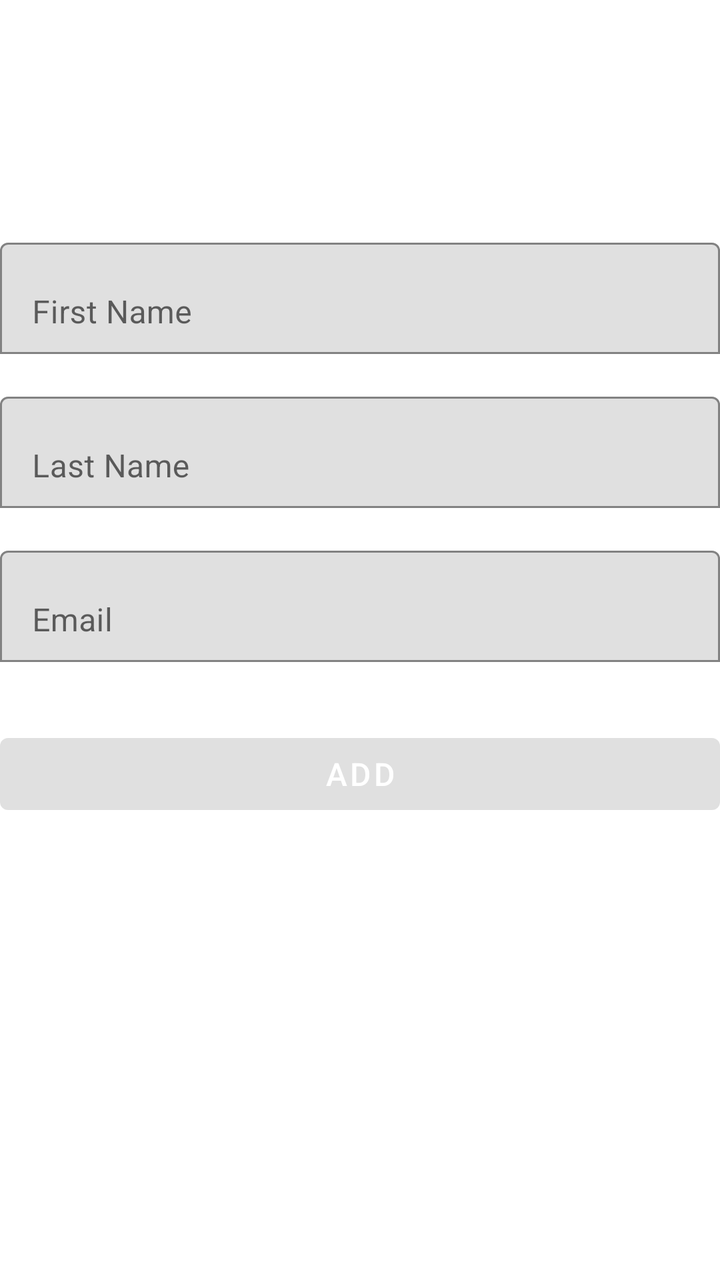
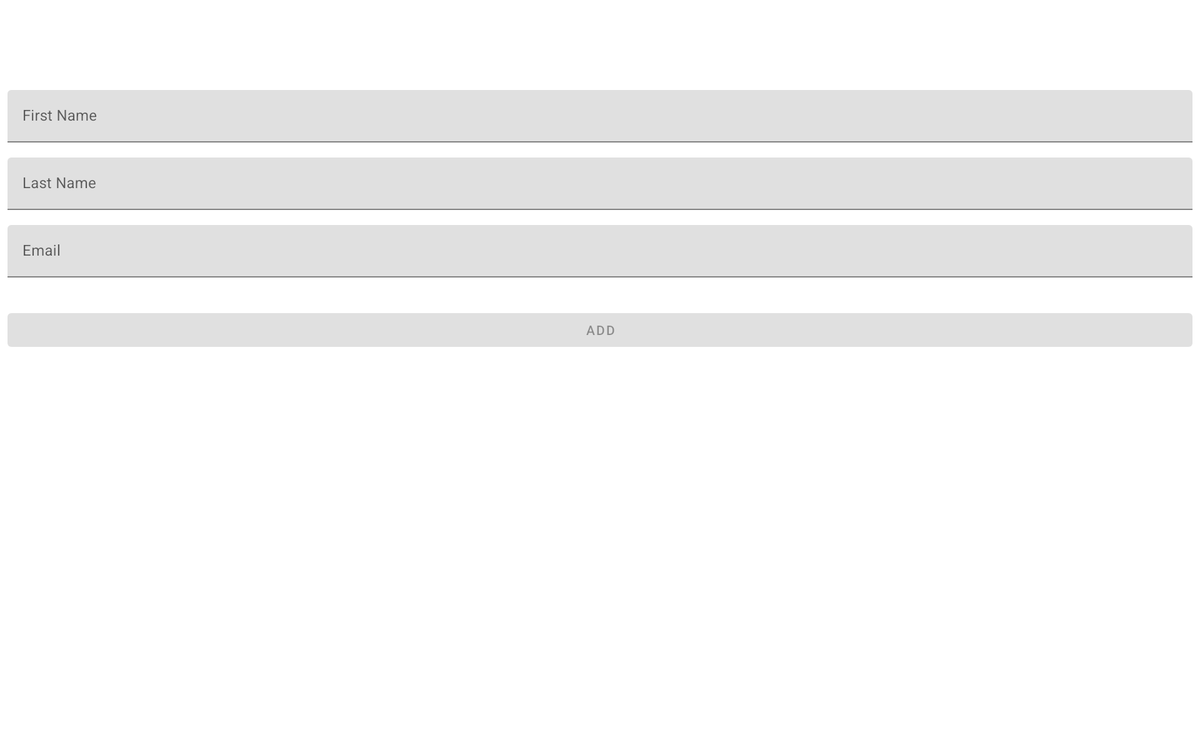

Compare how this app lays out the same screen by default and in its alternative resource folder. The renders come first, then the two layout files and the values they reference.
<!-- AndroidManifest.xml: activity theme Theme.UserManagement -->
<!-- res/layout/activity_add_user.xml -->
<?xml version="1.0" encoding="utf-8"?>
<androidx.constraintlayout.widget.ConstraintLayout xmlns:android="http://schemas.android.com/apk/res/android"
    xmlns:app="http://schemas.android.com/apk/res-auto"
    xmlns:tools="http://schemas.android.com/tools"
    android:id="@+id/container"
    android:layout_width="match_parent"
    android:layout_height="match_parent"
    tools:context=".ui.add_user.AddUserActivity">

    <LinearLayout
        android:id="@+id/progressBarLayout"
        android:layout_width="match_parent"
        android:layout_height="wrap_content"
        app:layout_constraintEnd_toEndOf="parent"
        app:layout_constraintStart_toStartOf="parent"
        app:layout_constraintTop_toTopOf="parent">
        <com.google.android.material.progressindicator.LinearProgressIndicator
            android:id="@+id/loading"
            android:visibility="invisible"
            android:layout_width="match_parent"
            android:layout_height="wrap_content"
            android:indeterminate="true" />
    </LinearLayout>

    <androidx.constraintlayout.widget.ConstraintLayout
        android:layout_width="match_parent"
        android:layout_height="wrap_content"
        android:layout_marginTop="16dp"
        android:id="@+id/fieldsLayout1"
        android:paddingLeft="@dimen/activity_horizontal_margin"
        android:paddingTop="@dimen/activity_vertical_margin"
        android:paddingRight="@dimen/activity_horizontal_margin"
        android:paddingBottom="@dimen/activity_vertical_margin"
        app:layout_constraintEnd_toEndOf="parent"
        app:layout_constraintStart_toStartOf="parent"
        app:layout_constraintTop_toBottomOf="@id/progressBarLayout">

        <com.google.android.material.textfield.TextInputLayout
            android:id="@+id/firstnameLayout"
            android:layout_width="0dp"
            android:layout_height="wrap_content"
            android:layout_marginTop="96dp"
            app:boxBackgroundMode="outline"
            app:layout_constraintEnd_toEndOf="parent"
            app:layout_constraintStart_toStartOf="parent"
            app:layout_constraintTop_toTopOf="parent">
            <com.google.android.material.textfield.TextInputEditText
                android:id="@+id/firstname"
                android:layout_width="match_parent"
                android:layout_height="wrap_content"
                android:autofillHints=""
                android:hint="@string/prompt_firstname"
                android:inputType="text"
                android:selectAllOnFocus="true" />
        </com.google.android.material.textfield.TextInputLayout>

        <com.google.android.material.textfield.TextInputLayout
            android:layout_width="0dp"
            android:layout_height="wrap_content"
            android:layout_marginTop="16dp"
            android:id="@+id/lastnameLayout"
            app:boxBackgroundMode="outline"
            app:layout_constraintEnd_toEndOf="@id/firstnameLayout"
            app:layout_constraintStart_toStartOf="@id/firstnameLayout"
            app:layout_constraintTop_toBottomOf="@id/firstnameLayout">
            <com.google.android.material.textfield.TextInputEditText
                android:id="@+id/lastname"
                android:layout_width="match_parent"
                android:layout_height="wrap_content"
                android:hint="@string/prompt_lastname"
                android:inputType="text"
                android:selectAllOnFocus="true" />
        </com.google.android.material.textfield.TextInputLayout>

        <com.google.android.material.textfield.TextInputLayout
            android:layout_width="0dp"
            android:layout_height="wrap_content"
            android:id="@+id/emailLayout"
            android:layout_marginTop="16dp"
            app:boxBackgroundMode="outline"
            app:layout_constraintEnd_toEndOf="@id/lastnameLayout"
            app:layout_constraintStart_toStartOf="@id/lastnameLayout"
            app:layout_constraintTop_toBottomOf="@id/lastnameLayout">
            <com.google.android.material.textfield.TextInputEditText
                android:id="@+id/email"
                android:layout_width="match_parent"
                android:layout_height="wrap_content"
                android:hint="@string/prompt_email"
                android:inputType="textEmailAddress"
                android:selectAllOnFocus="true" />
        </com.google.android.material.textfield.TextInputLayout>

        <com.google.android.material.button.MaterialButton
            android:id="@+id/addUserButton"
            android:layout_width="0dp"
            android:layout_height="wrap_content"
            android:layout_gravity="start"
            android:layout_marginTop="32dp"
            android:layout_marginBottom="64dp"
            android:enabled="false"
            android:text="@string/action_add_user"
            android:textColor="@color/white"
            android:textSize="16sp"
            app:layout_constraintEnd_toEndOf="@id/emailLayout"
            app:layout_constraintStart_toStartOf="@id/emailLayout"
            app:layout_constraintTop_toBottomOf="@+id/emailLayout"
            app:layout_constraintVertical_bias="0.2" />
    </androidx.constraintlayout.widget.ConstraintLayout>















</androidx.constraintlayout.widget.ConstraintLayout>
<!-- resources referenced by this layout -->
<resources>
  <color name="white">#FFFFFFFF</color>
  <string name="action_add_user">Add</string>
  <string name="prompt_email">Email</string>
  <string name="prompt_firstname">First Name</string>
  <string name="prompt_lastname">Last Name</string>
  <style name="Theme.UserManagement" parent="Base.Theme.UserManagement" />
  <style name="Base.Theme.UserManagement" parent="Theme.MaterialComponents.DayNight.DarkActionBar">
          
          <item name="colorPrimary">@color/primary</item>
          <item name="colorPrimaryDark">@color/primary_dark</item>
          <item name="colorOnPrimary">@color/primary_light</item>
          <item name="colorSecondary">@color/primary</item>
          <item name="colorAccent">@color/accent</item>
          <item name="colorPrimaryContainer">@color/primary</item>
      </style>
  <color name="primary">#0D6EFD</color>
  <color name="primary_dark">#004B87</color>
  <color name="primary_light">#6AB4FF</color>
  <color name="accent">#FFD600</color>
</resources>
<!-- res/layout-w1240dp/activity_add_user.xml (the repository's variant of the layout above) -->
<!-- drawn on a large tablet held sideways -->
<?xml version="1.0" encoding="utf-8"?>
<androidx.constraintlayout.widget.ConstraintLayout xmlns:android="http://schemas.android.com/apk/res/android"
    xmlns:app="http://schemas.android.com/apk/res-auto"
    xmlns:tools="http://schemas.android.com/tools"
    android:id="@+id/container"
    android:layout_width="match_parent"
    android:layout_height="match_parent"
    android:paddingLeft="@dimen/activity_horizontal_margin"
    android:paddingTop="@dimen/activity_vertical_margin"
    android:paddingRight="@dimen/activity_horizontal_margin"
    android:paddingBottom="@dimen/activity_vertical_margin"
    tools:context=".ui.add_user.AddUserActivity">

    <com.google.android.material.textfield.TextInputLayout
        android:id="@+id/firstnameLayout"
        android:layout_width="0dp"
        android:layout_height="wrap_content"
        android:layout_marginStart="8dp"
        android:layout_marginTop="96dp"
        android:layout_marginEnd="8dp"
        app:layout_constraintEnd_toEndOf="parent"
        app:layout_constraintStart_toStartOf="parent"
        app:layout_constraintTop_toTopOf="parent">
        <com.google.android.material.textfield.TextInputEditText
            android:id="@+id/firstname"
            android:layout_width="match_parent"
            android:layout_height="wrap_content"
            android:autofillHints=""
            android:hint="@string/prompt_firstname"
            android:inputType="text"
            android:selectAllOnFocus="true" />
    </com.google.android.material.textfield.TextInputLayout>

    <com.google.android.material.textfield.TextInputLayout
        android:layout_width="0dp"
        android:layout_height="wrap_content"
        android:layout_marginTop="16dp"
        android:id="@+id/lastnameLayout"
        app:layout_constraintEnd_toEndOf="@id/firstnameLayout"
        app:layout_constraintStart_toStartOf="@id/firstnameLayout"
        app:layout_constraintTop_toBottomOf="@id/firstnameLayout">
        <com.google.android.material.textfield.TextInputEditText
            android:id="@+id/lastname"
            android:layout_width="match_parent"
            android:layout_height="wrap_content"
            android:hint="@string/prompt_lastname"
            android:inputType="text"
            android:selectAllOnFocus="true" />
    </com.google.android.material.textfield.TextInputLayout>

    <com.google.android.material.textfield.TextInputLayout
        android:layout_width="0dp"
        android:layout_height="wrap_content"
        android:id="@+id/emailLayout"
        android:layout_marginTop="16dp"
        app:layout_constraintEnd_toEndOf="@id/lastnameLayout"
        app:layout_constraintStart_toStartOf="@id/lastnameLayout"
        app:layout_constraintTop_toBottomOf="@id/lastnameLayout">
        <com.google.android.material.textfield.TextInputEditText
            android:id="@+id/email"
            android:layout_width="match_parent"
            android:layout_height="wrap_content"
            android:hint="@string/prompt_email"
            android:inputType="textEmailAddress"
            android:selectAllOnFocus="true" />
    </com.google.android.material.textfield.TextInputLayout>

    
    
    
    
    
    
    
    
    
    
    
    
    

    <com.google.android.material.button.MaterialButton
        android:id="@+id/addUserButton"
        android:layout_width="0dp"
        android:layout_height="wrap_content"
        android:layout_gravity="start"
        android:layout_marginTop="32dp"
        android:layout_marginBottom="64dp"
        android:enabled="false"
        android:text="@string/action_add_user"
        app:layout_constraintEnd_toEndOf="@id/emailLayout"
        app:layout_constraintStart_toStartOf="@id/emailLayout"
        app:layout_constraintTop_toBottomOf="@+id/emailLayout"
        app:layout_constraintVertical_bias="0.2" />

    <ProgressBar
        android:id="@+id/loading"
        android:layout_width="wrap_content"
        android:layout_height="wrap_content"
        android:layout_gravity="center"
        android:layout_marginTop="64dp"
        android:layout_marginBottom="64dp"
        android:visibility="gone"
        app:layout_constraintBottom_toBottomOf="parent"
        app:layout_constraintEnd_toEndOf="@+id/addUserButton"
        app:layout_constraintStart_toStartOf="@+id/addUserButton"
        app:layout_constraintTop_toBottomOf="@id/addUserButton"
        app:layout_constraintVertical_bias="0.3" />

</androidx.constraintlayout.widget.ConstraintLayout>
<!-- resources referenced by the variant -->
<!-- as a large tablet held sideways resolves them -->
<resources>
  <string name="action_add_user">Add</string>
  <string name="prompt_email">Email</string>
  <string name="prompt_firstname">First Name</string>
  <string name="prompt_lastname">Last Name</string>
  <style name="Theme.UserManagement" parent="Base.Theme.UserManagement" />
  <style name="Base.Theme.UserManagement" parent="Theme.MaterialComponents.DayNight.DarkActionBar">
          
          <item name="colorPrimary">@color/primary</item>
          <item name="colorPrimaryDark">@color/primary_dark</item>
          <item name="colorOnPrimary">@color/primary_light</item>
          <item name="colorSecondary">@color/primary</item>
          <item name="colorAccent">@color/accent</item>
          <item name="colorPrimaryContainer">@color/primary</item>
      </style>
  <color name="primary">#0D6EFD</color>
  <color name="primary_dark">#004B87</color>
  <color name="primary_light">#6AB4FF</color>
  <color name="accent">#FFD600</color>
</resources>
